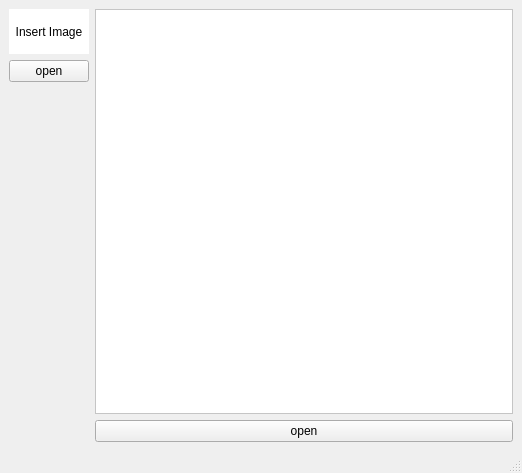
<?xml version="1.0" encoding="UTF-8"?>
<ui version="4.0">
 <class>MainWindow</class>
 <widget class="QMainWindow" name="MainWindow">
  <property name="geometry">
   <rect>
    <x>0</x>
    <y>0</y>
    <width>522</width>
    <height>473</height>
   </rect>
  </property>
  <property name="windowTitle">
   <string>MainWindow</string>
  </property>
  <widget class="QWidget" name="centralwidget">
   <layout class="QFormLayout" name="formLayout">
    <item row="0" column="0">
     <layout class="QVBoxLayout" name="verticalLayout">
      <item>
       <widget class="QLabel" name="lblImage">
        <property name="styleSheet">
         <string notr="true">background-color: rgb(255, 255, 255);</string>
        </property>
        <property name="text">
         <string>Insert Image</string>
        </property>
        <property name="alignment">
         <set>Qt::AlignmentFlag::AlignCenter</set>
        </property>
        <property name="wordWrap">
         <bool>false</bool>
        </property>
        <property name="indent">
         <number>0</number>
        </property>
       </widget>
      </item>
      <item>
       <widget class="QPushButton" name="btnOpen">
        <property name="text">
         <string>open</string>
        </property>
       </widget>
      </item>
     </layout>
    </item>
    <item row="0" column="1">
     <layout class="QVBoxLayout" name="verticalLayout_2">
      <item>
       <widget class="QScrollArea" name="scrollArea">
        <property name="styleSheet">
         <string notr="true">background-color: rgb(255, 255, 255);</string>
        </property>
        <property name="widgetResizable">
         <bool>false</bool>
        </property>
        <widget class="QWidget" name="scrollAreaWidgetContents">
         <property name="geometry">
          <rect>
           <x>0</x>
           <y>0</y>
           <width>139</width>
           <height>129</height>
          </rect>
         </property>
        </widget>
       </widget>
      </item>
      <item>
       <widget class="QPushButton" name="btnOpen_2">
        <property name="text">
         <string>open</string>
        </property>
       </widget>
      </item>
     </layout>
    </item>
   </layout>
  </widget>
  <widget class="QMenuBar" name="menubar">
   <property name="geometry">
    <rect>
     <x>0</x>
     <y>0</y>
     <width>522</width>
     <height>22</height>
    </rect>
   </property>
  </widget>
  <widget class="QStatusBar" name="statusbar"/>
 </widget>
 <resources/>
 <connections/>
</ui>
